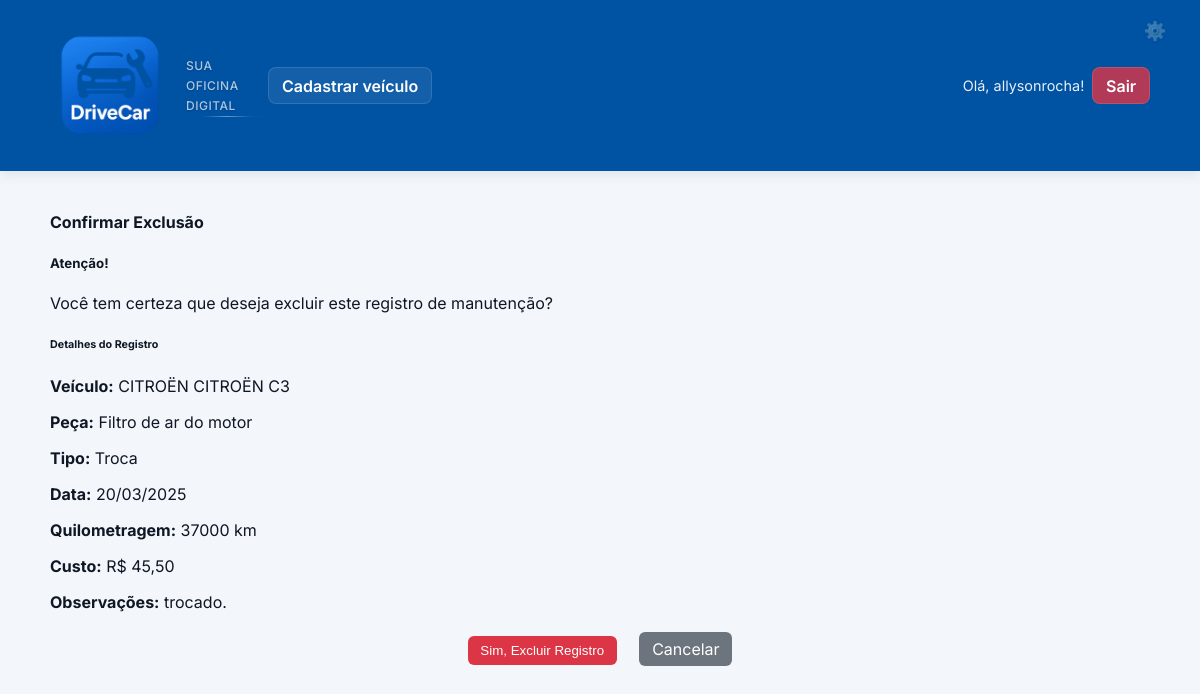
/registro/42/excluir/ (signed in), run on the app's committed database.
### drivecar/models.py (models this page shows, shortened)
class RegistroManutencao(models.Model):
    TIPO_CHOICES = [
        ("peca", "Peça"),
        ("servico", "Serviço"),
    ]
    veiculo = models.ForeignKey(Veiculo, on_delete=models.CASCADE, verbose_name=_("veículo"))
    tipo = models.CharField(_("tipo"), max_length=10, choices=TIPO_CHOICES, default="peca")
    peca = models.ForeignKey(Peca, on_delete=models.CASCADE, verbose_name=_("peça"), null=True, blank=True)
    servico = models.ForeignKey(Servico, on_delete=models.CASCADE, verbose_name=_("serviço"), null=True, blank=True)
    data = models.DateField(_("data"))
    km = models.PositiveIntegerField(_("quilometragem"))
    preco = models.DecimalField(_("preço (R$)"), max_digits=10, decimal_places=2)
    troca = models.BooleanField(_("troca/substituição"), default=False, help_text=_("Marque se foi uma troca ou substituição"))
    garantia_meses = models.PositiveIntegerField(_("tempo de garantia (meses)"), null=True, blank=True)
    observacoes = models.TextField(_("observações"), blank=True)
    alerta_ativo = models.BooleanField(_("alerta ativo"), default=False)
    class Meta:
        verbose_name = _("Registro de Manutenção")
        verbose_name_plural = _("Registros de Manutenção")
        ordering = ["-data", "-km"]

class Veiculo(models.Model):
    TIPO_COMBUSTIVEL_CHOICES = [
        ('GASOLINA', 'Gasolina'),
        ('ALCOOL', 'Álcool / Etanol'),
        ('FLEX', 'Flex (Gasolina/Etanol)'),
        ('DIESEL', 'Diesel'),
        ('GNV', 'GNV (Gás Natural Veicular)'),
        ('HIBRIDO', 'Híbrido'),
        ('ELETRICO', 'Elétrico'),
    ]
    usuario = models.ForeignKey(User, on_delete=models.CASCADE, verbose_name=_("usuário"))
    marca = models.ForeignKey(Marca, on_delete=models.PROTECT, verbose_name=_("marca"), null=True, blank=True)
    modelo = models.ForeignKey(Modelo, on_delete=models.PROTECT, verbose_name=_("modelo"), null=True, blank=True)
    versao = models.ForeignKey(Versao, on_delete=models.PROTECT, verbose_name=_("versão"), null=True, blank=True)
    marca_legado = models.CharField(_("marca (legado)"), max_length=50, blank=True)
    modelo_legado = models.CharField(_("modelo (legado)"), max_length=50, blank=True)
    ano = models.PositiveIntegerField(_("ano"))
    placa = models.CharField(_("placa"), max_length=10, blank=True)
    km_atual = models.PositiveIntegerField(_("quilometragem atual"), default=0)
    combustivel = models.CharField(_("combustível"), max_length=20, choices=TIPO_COMBUSTIVEL_CHOICES, blank=True)
    class Meta:
        verbose_name = _("Veículo")
        verbose_name_plural = _("Veículos")

class Marca(models.Model):
    nome = models.CharField(_("nome da marca"), max_length=50, unique=True)
    logo = models.CharField(_("logo/imagem"), max_length=200, blank=True)
    ativo = models.BooleanField(_("ativo"), default=True)
    def __str__(self):
        return self.nome
    class Meta:
        verbose_name = _("Marca")
        verbose_name_plural = _("Marcas")
        ordering = ["nome"]

class Modelo(models.Model):
    marca = models.ForeignKey(Marca, on_delete=models.CASCADE, verbose_name=_("marca"))
    nome = models.CharField(_("nome do modelo"), max_length=100)
    ano_inicio = models.PositiveIntegerField(_("ano de início"), null=True, blank=True)
    ano_fim = models.PositiveIntegerField(_("ano de fim"), null=True, blank=True)
    ativo = models.BooleanField(_("ativo"), default=True)
    def __str__(self):
        return f"{self.marca.nome} {self.nome}"
    class Meta:
        verbose_name = _("Modelo")
        verbose_name_plural = _("Modelos")
        ordering = ["marca__nome", "nome"]
        unique_together = ["marca", "nome"]

class Peca(models.Model):
    CATEGORIAS = [
        ("motor", "Motor"),
        ("transmissao", "Transmissão e Embreagem"),
        ("suspensao", "Suspensão e Direção"),
        ("freios", "Freios"),
        ("eletrica", "Sistema Elétrico"),
        ("ar_condicionado", "Ar-condicionado e Climatização"),
        ("carroceria", "Carroceria e Itens Externos"),
        ("fluidos", "Fluidos e Manutenções Gerais"),
    ]
    categoria = models.CharField(_("categoria"), max_length=30, choices=CATEGORIAS)
    nome = models.CharField(_("nome da peça"), max_length=100)
    class Meta:
        verbose_name = _("Peça")
        verbose_name_plural = _("Peças")
        ordering = ["categoria", "nome"]

### drivecar/views.py (the view)
# urls.py: path("registro/<int:registro_id>/excluir/", views.excluir_registro, name="excluir_registro"),
@login_required
def excluir_registro(request, registro_id):
    registro = get_object_or_404(RegistroManutencao, id=registro_id, veiculo__usuario=request.user)
    veiculo_id = registro.veiculo.id
    if request.method == 'POST':
        registro.delete()
        messages.success(request, 'Registro excluído com sucesso!')
        return redirect('drivecar:manutencao', veiculo_id=veiculo_id)
    return render(request, 'drivecar/confirmar_exclusao_registro.html', {'registro': registro})

### templates/drivecar/confirmar_exclusao_registro.html (shortened to what this page needs)
{% extends 'drivecar/base.html' %}
{% block content %}
<div class="container">
    <div class="row justify-content-center">
        <div class="col-md-8">
            <div class="card">
                <div class="card-header">
                    <h4> Confirmar Exclusão</h4>
                </div>
                <div class="card-body">
                    <div class="alert alert-warning" role="alert">
                        <h5> Atenção!</h5>
                        <p class="mb-0">Você tem certeza que deseja excluir este registro de manutenção?</p>
                    </div>
                    <div class="card bg-light mb-4">
                        <div class="card-body">
                            <h6> Detalhes do Registro</h6>
                            <div class="row">
                                <div class="col-md-6">
                                    <p><strong>Veículo:</strong> {{ registro.veiculo.marca }} {{ registro.veiculo.modelo }}</p>
                                    <p><strong>Peça:</strong> {{ registro.peca.nome }}</p>
                                    <p><strong>Tipo:</strong>
                                        {% if registro.troca %}
                                            <span class="badge bg-danger">Troca</span>
                                        {% else %}
                                            <span class="badge bg-primary">Manutenção</span>
                                        {% endif %}
                                    </p>
                                </div>
                                <div class="col-md-6">
                                    <p><strong>Data:</strong> {{ registro.data|date:"d/m/Y" }}</p>
                                    <p><strong>Quilometragem:</strong> {{ registro.km|floatformat:0 }} km</p>
                                    <p><strong>Custo:</strong> R$ {{ registro.preco|floatformat:2 }}</p>
                                </div>
                            </div>
                            {% if registro.observacoes %}
                                <p><strong>Observações:</strong> {{ registro.observacoes }}</p>
                            {% endif %}
                        </div>
                    </div>
                    <div style="text-align: center; margin-top: 20px;">
                        <form method="post" style="display: inline-block; margin-right: 10px;">
                            <button type="submit" class="btn btn-danger">
                                 Sim, Excluir Registro
                            </button>
                        </form>
                        <a href="{% url 'drivecar:manutencao' registro.veiculo.id %}" class="btn btn-secondary" style="display: inline-block;">
                             Cancelar
                        </a>
                    </div>
                </div>
            </div>
        </div>
    </div>
</div>
{% endblock %}

### templates/drivecar/base.html (shortened to what this page needs)
<!doctype html>
<html lang="pt-br">
<head>
  {% load static %}
  <link rel="stylesheet" href="{% static 'css/styles.css' %}?v=9">
</head>
<body>
  <header class="site-header">
    <div class="header-inner">
      <a class="brand" href="{% url 'drivecar:index' %}">
        <div class="brand-container">
          <img src="{% static 'images/Logo_drivecar.png' %}" alt="DriveCar" class="logo"/>
          <div class="brand-tagline">
            <span class="tagline-text">Sua oficina digital</span>
            <div class="tagline-accent"></div>
          </div>
        </div>
      </a>
      <nav class="main-nav">
        <div class="nav-buttons">
          <a class="nav-item" href="{% url 'drivecar:cadastrar_veiculo' %}">Cadastrar veículo</a>
        </div>
        <div class="user-info">
          <span class="welcome-text">Olá, {{ user.first_name|default:user.username }}!</span>
          <a class="nav-item nav-logout" href="{% url 'drivecar:logout' %}">Sair</a>
        </div>
      </nav>
      <a class="admin-btn" href="/admin/" title="Área administrativa">⚙️</a>
    </div>
  </header>
  <main>
    {% block content %}{% endblock %}
  </main>
</body>
</html>

### static/css/styles.css (style rules this page uses)
body { font-family: Arial, sans-serif; margin: 0; padding: 0; }
:root { --bg:#f3f6fb; --primary:#0052a3; --muted:#6b7280; --card:#ffffff; --accent:#0074d9; }
body { font-family: 'Inter', -apple-system, BlinkMacSystemFont, 'Segoe UI', Roboto, sans-serif; margin: 0; padding: 0; background:var(--bg); color:#0f1724; font-feature-settings: "cv02", "cv03", "cv04", "cv11"; }
header { background: linear-gradient(90deg,var(--primary),#0a58b5); color: #fff; padding: 1rem; }
main { padding: 1.25rem; max-width:1100px; margin:0 auto }
.site-header { background:var(--primary); color:#fff; box-shadow:0 4px 12px rgba(5,20,50,0.08); position:relative }
.site-header .header-inner { display:flex; align-items:center; justify-content:space-between; max-width:1100px; margin:0 auto; padding:0.6rem 1rem }
.logo { height:120px; transition: all 0.3s ease; filter: brightness(1.02) contrast(1.08) saturate(1.05); opacity: 0.98; position: relative; animation: logoGlow 6s ease-in-out infinite alternate; }
.brand { position: relative; display: inline-block; text-decoration: none; }
.brand-container { display: flex; align-items: center; gap: 1rem; }
.brand-tagline { position: relative; opacity: 0.85; transition: all 0.4s ease; }
.tagline-text { font-family: 'Inter', sans-serif; font-size: 0.75rem; font-weight: 500; color: rgba(255, 255, 255, 0.8); text-transform: uppercase; letter-spacing: 0.5px; line-height: 1; text-shadow: 0 1px 2px rgba(0,0,0,0.2); }
.tagline-accent { height: 1px; background: linear-gradient(90deg, transparent 0%, rgba(0,82,163,0.4) 20%, rgba(255,255,255,0.6) 50%, rgba(0,116,217,0.4) 80%, transparent 100%); margin-top: 2px; opacity: 0.8; }
.brand::after { content: ''; position: absolute; top: 0; left: 0; right: 0; bottom: 0; background: linear-gradient(45deg, rgba(255,255,255,0.02) 0%, rgba(0,82,163,0.05) 25%, rgba(255,255,255,0.03) 50%, rgba(0,116,217,0.05) 75%, rgba(255,255,255,0.02) 100%); border-radius: 12px; opacity: 0; transition: all 0.3s ease; pointer-events: none; z-index: -1; }
.main-nav { display:flex; align-items:center; width:100%; justify-content:space-between }
.nav-buttons { display: flex; gap: 0.5rem; align-items: center; }
.nav-item { color:#fff; text-decoration:none; padding:0.45rem 0.8rem; background: rgba(255,255,255,0.08); border-radius:8px; font-weight:600; transition: all 0.3s ease; border: 1px solid rgba(255,255,255,0.12); }
.user-info { display:flex; align-items:center; gap:0.5rem }
.welcome-text { color:#fff; font-size:0.9rem; opacity:0.9 }
.nav-logout { background: rgba(220,53,69,0.8) !important; }
.btn-danger { background:#dc3545; color:#fff; border:none; padding:0.45rem 0.8rem; border-radius:6px; cursor:pointer }
.btn-secondary { background:#6c757d; color:#fff; text-decoration:none; padding:0.45rem 0.8rem; border-radius:6px; display:inline-block; margin-left:0.5rem }
.admin-btn { position: absolute; top: 10px; right: 25px; background: transparent; color: rgba(255, 255, 255, 0.6); border: none; border-radius: 50%; width: 40px; height: 40px; display: flex; align-items: center; justify-content: center; font-size: 18px; text-decoration: none; transition: all 0.3s ease; opacity: 0.7; z-index: 100; filter: drop-shadow(0 1px 2px rgba(0,0,0,0.1)); }

### data on the page
RegistroManutencao: veiculo.marca "CITROËN", veiculo.modelo "CITROËN C3", peca.nome "Filtro de ar do motor", data "20/03/2025", km "37000", preco "45,50", observacoes "trocado."

### other printed values
{{ user.first_name|default:user.username }} "allysonrocha"
